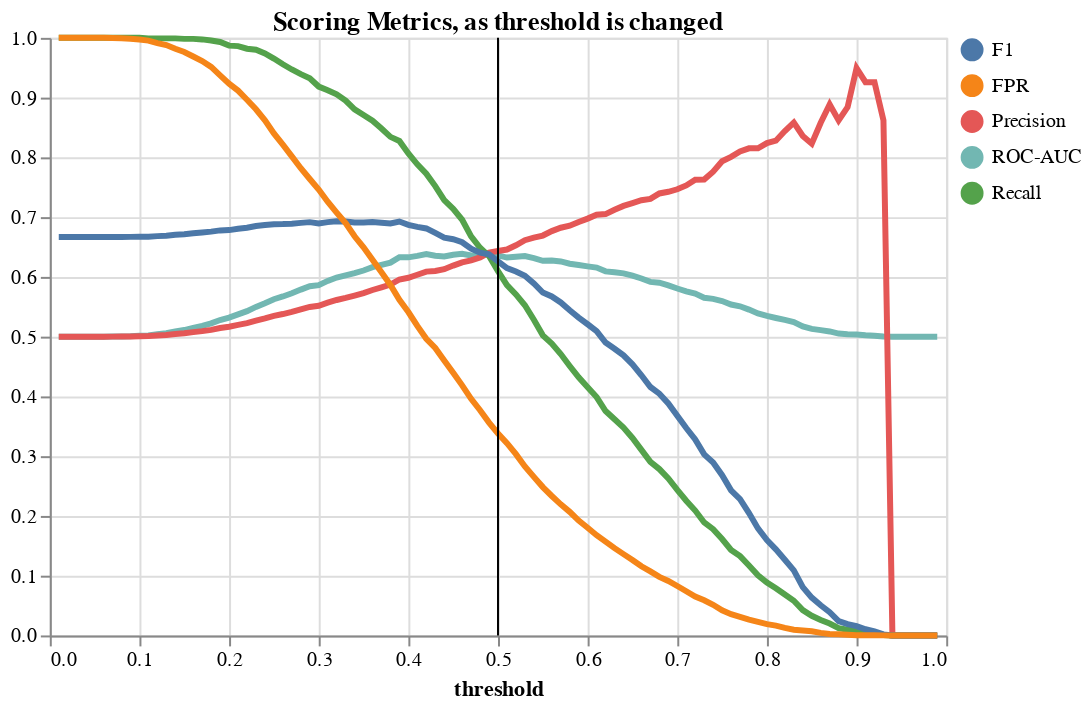

Notebook source saved alongside this figure:
### Code cell
alt_plot_metric_based_threshold_tuning_plots(
    df_all_threshold_tuning_scores,
    ptitle_offset=-5,
    legend_offset=5,
    figsize=(450, 300),
)

### Figure 1 — Vega-Lite specification as saved in the notebook (floating-point values rounded to 4 significant figures; data arrays with more than 128 entries replaced by an {"elided": "..."} marker saying what was removed)
{"config": {"view": {"continuousWidth": 400, "continuousHeight": 300}}, "layer": [{"mark": "circle", "encoding": {"color": {"type": "nominal", "field": "metric", "legend": {"offset": 5, "title": ""}}, "opacity": {"value": 0}, "tooltip": [{"type": "nominal", "field": "metric", "title": "Metric"}, {"type": "quantitative", "field": "threshold", "format": ".2f", "title": "Threshold"}, {"type": "quantitative", "field": "value", "format": ".2f", "title": "Value"}], "x": {"type": "quantitative", "field": "threshold", "title": "threshold"}, "y": {"type": "quantitative", "field": "value", "title": ""}}, "selection": {"selector120": {"type": "single", "on": "mouseover", "fields": ["metric"], "nearest": true}}, "title": {"text": "Scoring Metrics, as threshold is changed", "offset": -5}}, {"mark": "line", "encoding": {"color": {"type": "nominal", "field": "metric", "legend": {"offset": 5, "title": ""}}, "size": {"condition": {"value": 1.5, "selection": {"not": "selector120"}}, "value": 3}, "tooltip": [{"type": "nominal", "field": "metric", "title": "Metric"}, {"type": "quantitative", "field": "threshold", "format": ".2f", "title": "Threshold"}, {"type": "quantitative", "field": "value", "format": ".2f", "title": "Value"}], "x": {"type": "quantitative", "field": "threshold", "title": "threshold"}, "y": {"type": "quantitative", "field": "value", "title": ""}}, "title": {"text": "Scoring Metrics, as threshold is changed", "offset": -5}}, {"data": {"name": "data-a8f111f8f893b703e65ba7cbcb1db6f3"}, "mark": "rule", "encoding": {"x": {"type": "quantitative", "field": "default", "title": ""}}}], "data": {"name": "data-bdf6bcf4e006f61499663a31b3b3f6cd"}, "height": 300, "width": 450, "$schema": "https://vega.github.io/schema/vega-lite/v4.8.1.json", "datasets": {"data-bdf6bcf4e006f61499663a31b3b3f6cd": {"elided": "495 records"}, "data-a8f111f8f893b703e65ba7cbcb1db6f3": [{"default": 0.5}]}}
